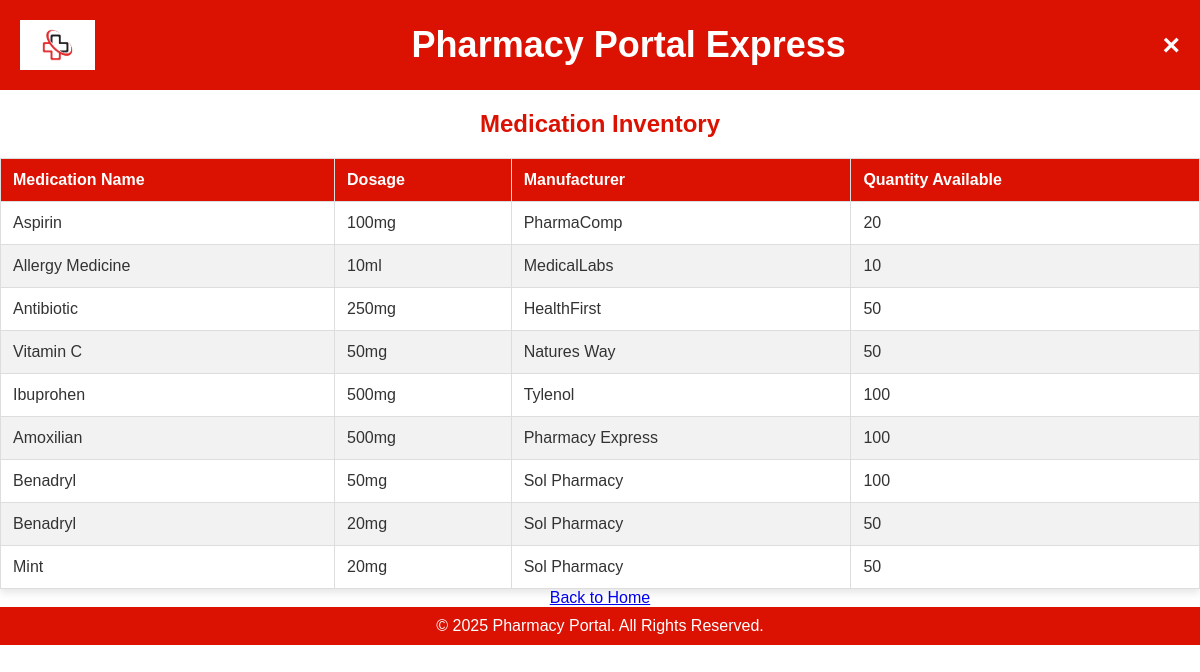
Screenshot of /viewInventory.php with the database file from the repository.
### tables this page shows
CREATE TABLE `medications` (
  `medicationId` int(11) NOT NULL,
  `medicationName` varchar(45) NOT NULL,
  `dosage` varchar(45) NOT NULL,
  `manufacturer` varchar(100) DEFAULT NULL,
  `quantityAvailable` int(11) NOT NULL DEFAULT 0
);

### PharmacyDatabase.php (called while the page is built, shortened)
<?php
class PharmacyDatabase {
    private $pdo;
    public function __construct() {
        $host = 'localhost';
        $dbname = 'pharma_portal_db';
        $username = 'root';
        $password = '';
        try {
            $this->pdo = new PDO("mysql:host=$host;dbname=$dbname", $username, $password);
            $this->pdo->setAttribute(PDO::ATTR_ERRMODE, PDO::ERRMODE_EXCEPTION);
        } catch (PDOException $e) {
            die("Database Connection Failed: " . $e->getMessage());
        }
    }
    public function getMedicationInventory() {
        $stmt = $this->pdo->query("SELECT medicationName, dosage, manufacturer, quantityAvailable FROM medications");
        return $stmt->fetchAll(PDO::FETCH_ASSOC);
    }
}
?>

### viewInventory.php (the view, shortened to what this page needs)
<?php
require_once 'PharmacyDatabase.php';
$db = new PharmacyDatabase();
$inventory = $db->getMedicationInventory();
?>
<!DOCTYPE html>
<html lang="en">
<head>
    <link rel="stylesheet" href="style.css">
</head>
<body>
    <header>
        <img src="logo.jpg" alt="Pharmacy Logo">
        <h1>Pharmacy Portal Express</h1>
        <a href="logout.php" class="cross-icon">&times;</a>
    </header>
    <h2>Medication Inventory</h2>
    <table>
        <thead>
            <tr>
                <th>Medication Name</th>
                <th>Dosage</th>
                <th>Manufacturer</th>
                <th>Quantity Available</th>
            </tr>
        </thead>
        <tbody>
            <?php foreach ($inventory as $med): ?>
            <tr>
                <td><?= htmlspecialchars($med['medicationName']) ?></td>
                <td><?= htmlspecialchars($med['dosage']) ?></td>
                <td><?= htmlspecialchars($med['manufacturer']) ?></td>
                <td><?= htmlspecialchars($med['quantityAvailable']) ?></td>
            </tr>
            <?php endforeach; ?>
        </tbody>
    </table>
    <a href="PharmacyServer.php">Back to Home</a>
    <footer>
        &copy; 2025 Pharmacy Portal. All Rights Reserved.
    </footer>
</body>
</html>

### style.css (style rules this page uses)
body { font-family: 'Arial', sans-serif; margin: 0; padding: 0; background-color: #fff; color: #333; text-align: center; }
header { background-color: #db1102; padding: 20px; display: flex; justify-content: space-between; align-items: center; width: 100%; box-sizing: border-box; }
header h1 { margin: 0; font-size: 36px; flex-grow: 1; text-align: center; }
header img { height: 50px; width: auto; }
.cross-icon { font-size: 30px; color: white; font-weight: bold; text-decoration: none; margin-left: auto; transition: color 0.3s ease; }
h1 { text-align: center; color: white; }
h2 { font-size: 24px; margin-bottom: 20px; color: #db1102; }
table { width: 100%; border-collapse: collapse; margin-top: 20px; background-color: #fff; box-shadow: 0 4px 8px rgba(0,0,0,0.1); }
th, td { padding: 12px; text-align: left; border: 1px solid #ddd; }
th { background-color: #db1102; color: white; }
tr:nth-child(even) { background-color: #f2f2f2; }
footer { background-color: #db1102; color: white; padding: 10px; text-align: center; width: 100%; box-sizing: border-box; margin-top: auto; }

### rows the page displays
medications: medicationName "Aspirin", dosage "100mg", manufacturer "PharmaComp", quantityAvailable "20"
medications: medicationName "Allergy Medicine", dosage "10ml", manufacturer "MedicalLabs", quantityAvailable "10"
medications: medicationName "Antibiotic", dosage "250mg", manufacturer "HealthFirst", quantityAvailable "50"
medications: medicationName "Vitamin C", dosage "50mg", manufacturer "Natures Way", quantityAvailable "50"
medications: medicationName "Ibuprohen", dosage "500mg", manufacturer "Tylenol", quantityAvailable "100"
medications: medicationName "Amoxilian", dosage "500mg", manufacturer "Pharmacy Express", quantityAvailable "100"
medications: medicationName "Benadryl", dosage "50mg", manufacturer "Sol Pharmacy", quantityAvailable "100"
medications: medicationName "Benadryl", dosage "20mg", manufacturer "Sol Pharmacy", quantityAvailable "50"
medications: medicationName "Mint", dosage "20mg", manufacturer "Sol Pharmacy", quantityAvailable "50"
